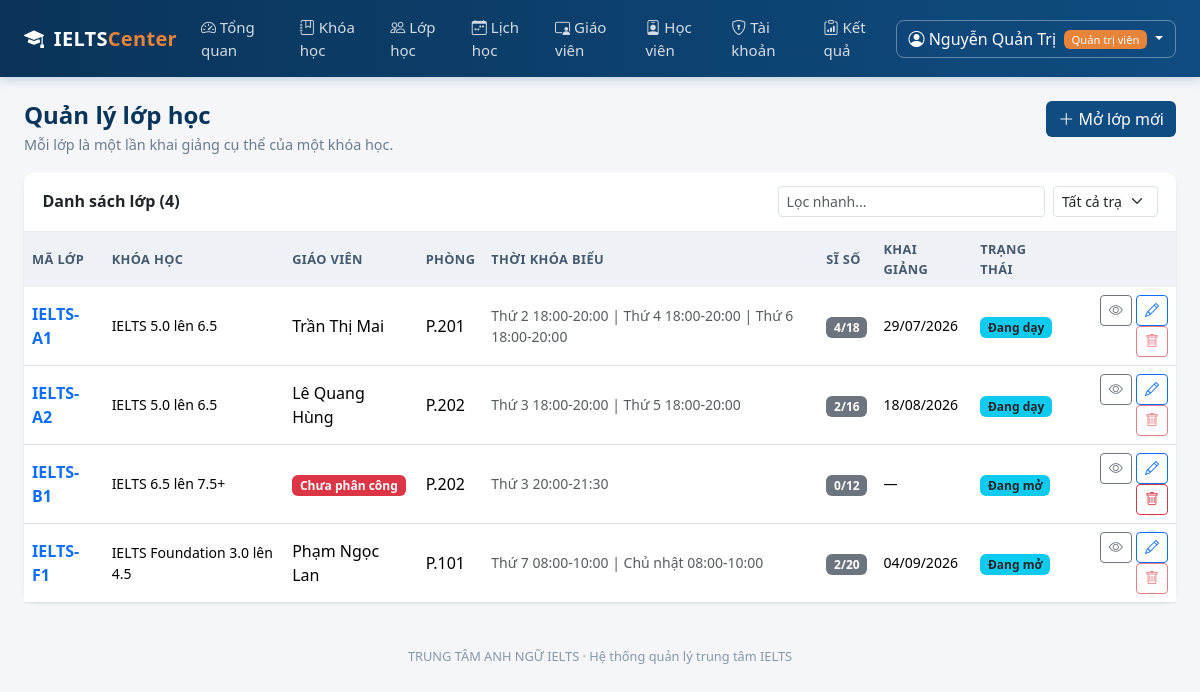
Page /quan-tri/lop-hoc (signed in) on the committed database.
### models.py (models this page shows, shortened)
class User(UserMixin, db.Model):
    __tablename__ = "users"
    id = db.Column(db.Integer, primary_key=True)
    username = db.Column(db.String(50), unique=True, nullable=False, index=True)
    password_hash = db.Column(db.String(255), nullable=False)
    role = db.Column(db.String(20), nullable=False, default=ROLE_STUDENT)
    full_name = db.Column(db.String(120), nullable=False)
    email = db.Column(db.String(120))
    phone = db.Column(db.String(20))
    is_locked = db.Column(db.Boolean, default=False, nullable=False)
    failed_logins = db.Column(db.Integer, default=0, nullable=False)
    created_at = db.Column(db.DateTime, default=datetime.now)
    teacher = db.relationship(
        "TeacherProfile", back_populates="user", uselist=False, cascade="all, delete-orphan"
    )
    student = db.relationship(
        "StudentProfile", back_populates="user", uselist=False, cascade="all, delete-orphan"
    )
    @property
    def role_label(self):
        return ROLE_LABELS.get(self.role, self.role)
    @property
    def is_admin(self):
        return self.role == ROLE_ADMIN

class ClassRoom(db.Model):
    __tablename__ = "classes"
    id = db.Column(db.Integer, primary_key=True)
    code = db.Column(db.String(20), unique=True, nullable=False)
    course_id = db.Column(db.Integer, db.ForeignKey("courses.id"), nullable=False)
    teacher_id = db.Column(db.Integer, db.ForeignKey("teacher_profiles.id"))
    room = db.Column(db.String(30))
    start_date = db.Column(db.Date)
    max_size = db.Column(db.Integer, default=20, nullable=False)
    status = db.Column(db.String(20), default="open", nullable=False)
    course = db.relationship("Course", back_populates="classes")
    teacher = db.relationship("TeacherProfile", back_populates="classes")
    schedules = db.relationship(
        "Schedule", back_populates="classroom", cascade="all, delete-orphan"
    )
    enrollments = db.relationship(
        "Enrollment", back_populates="classroom", cascade="all, delete-orphan"
    )
    @property
    def status_label(self):
        return CLASS_STATUS.get(self.status, self.status)
    @property
    def current_size(self):
        return len([e for e in self.enrollments if e.status in ("studying", "reserved")])
    @property
    def has_score_history(self):
        return any(enrollment.scores for enrollment in self.enrollments)
    @property
    def is_full(self):
        return self.current_size >= self.max_size
    @property
    def schedule_display(self):
        if not self.schedules:
            return "Chưa xếp lịch"
        return " | ".join(
            f"{WEEKDAYS[s.weekday]} {s.start_time}-{s.end_time}" for s in self.schedules
        )

class Course(db.Model):
    __tablename__ = "courses"
    id = db.Column(db.Integer, primary_key=True)
    code = db.Column(db.String(20), unique=True, nullable=False)
    name = db.Column(db.String(150), nullable=False)
    entry_band = db.Column(db.Float, nullable=False)
    target_band = db.Column(db.Float, nullable=False)
    sessions = db.Column(db.Integer, nullable=False, default=36)
    tuition = db.Column(db.Integer, nullable=False, default=0)   # hoc phi (VND)
    is_open = db.Column(db.Boolean, default=True, nullable=False)
    description = db.Column(db.Text)
    classes = db.relationship("ClassRoom", back_populates="course")

class Schedule(db.Model):
    __tablename__ = "schedules"
    id = db.Column(db.Integer, primary_key=True)
    class_id = db.Column(db.Integer, db.ForeignKey("classes.id"), nullable=False)
    weekday = db.Column(db.Integer, nullable=False)      # 0 = Thu 2
    start_time = db.Column(db.String(5), nullable=False)  # 'HH:MM'
    end_time = db.Column(db.String(5), nullable=False)
    classroom = db.relationship("ClassRoom", back_populates="schedules")

class Enrollment(db.Model):
    __tablename__ = "enrollments"
    __table_args__ = (db.UniqueConstraint("student_id", "class_id", name="uq_student_class"),)
    id = db.Column(db.Integer, primary_key=True)
    student_id = db.Column(db.Integer, db.ForeignKey("student_profiles.id"), nullable=False)
    class_id = db.Column(db.Integer, db.ForeignKey("classes.id"), nullable=False)
    enrolled_at = db.Column(db.DateTime, default=datetime.now)
    status = db.Column(db.String(20), default="studying", nullable=False)
    student = db.relationship("StudentProfile", back_populates="enrollments")
    classroom = db.relationship("ClassRoom", back_populates="enrollments")
    scores = db.relationship(
        "ScoreRecord", back_populates="enrollment", cascade="all, delete-orphan"
    )

### blueprints/admin.py (the view)
@admin_bp.route("/lop-hoc")
def classes():
    status = request.args.get("status", "")
    query = ClassRoom.query
    if status:
        query = query.filter_by(status=status)
    return render_template(
        "admin/classes.html",
        classes=query.order_by(ClassRoom.code).all(),
        status=status,
        class_status=CLASS_STATUS,
    )

### blueprints/admin.py (called while the page is built)
@admin_bp.before_request
@admin_required
def _guard():
    return None

### models.py (called while the page is built)
@login_manager.user_loader
def load_user(user_id):
    return db.session.get(User, int(user_id))

    @property
    def full_name(self):
        return self.user.full_name

### utils.py (called while the page is built)
def role_required(*roles):
    def decorator(view):
        @wraps(view)
        def wrapper(*args, **kwargs):
            if not current_user.is_authenticated:
                flash("Vui lòng đăng nhập để tiếp tục.", "warning")
                return redirect(url_for("auth.login"))
            if current_user.role not in roles:
                abort(403)
            return view(*args, **kwargs)
        return wrapper
    return decorator

### templates/admin/classes.html (shortened to what this page needs)
{% extends "base.html" %}
{% block content %}
<div class="d-flex justify-content-between align-items-start mb-3 flex-wrap gap-2">
  <div>
    <h4 class="page-title">Quản lý lớp học</h4>
    <p class="page-sub mb-0">Mỗi lớp là một lần khai giảng cụ thể của một khóa học.</p>
  </div>
  <a href="{{ url_for('admin.class_form') }}" class="btn btn-primary" style="background:var(--brand);border:none">
    <i class="bi bi-plus-lg"></i> Mở lớp mới
  </a>
</div>
<div class="card">
  <div class="card-header d-flex justify-content-between align-items-center flex-wrap gap-2">
    <span>Danh sách lớp ({{ classes|length }})</span>
    <div class="d-flex gap-2">
      <input class="form-control form-control-sm" placeholder="Lọc nhanh..." data-filter-target="#class-table">
      <form method="get">
        <select name="status" class="form-select form-select-sm" onchange="this.form.submit()">
          <option value="">Tất cả trạng thái</option>
        </select>
      </form>
    </div>
  </div>
  <div class="table-responsive">
    <table class="table table-hover mb-0" id="class-table">
      <thead>
        <tr><th>Mã lớp</th><th>Khóa học</th><th>Giáo viên</th><th>Phòng</th>
            <th>Thời khóa biểu</th><th>Sĩ số</th><th>Khai giảng</th><th>Trạng thái</th><th></th></tr>
      </thead>
      <tbody>
      {% for c in classes %}
        <tr>
          <td class="fw-semibold">
            <a href="{{ url_for('admin.class_detail', class_id=c.id) }}" class="text-decoration-none">{{ c.code }}</a>
          </td>
          <td class="small">{{ c.course.name }}</td>
          <td>
            {% if c.teacher %}{{ c.teacher.full_name }}
            {% else %}<span class="badge bg-danger">Chưa phân công</span>{% endif %}
          </td>
          <td>{{ c.room or '—' }}</td>
          <td class="small text-muted">{{ c.schedule_display }}</td>
          <td>
            <span class="badge bg-{{ 'danger' if c.is_full else 'secondary' }}">{{ c.current_size }}/{{ c.max_size }}</span>
          </td>
          <td class="small">{{ c.start_date | date_vn }}</td>
          <td><span class="badge bg-info text-dark">{{ c.status_label }}</span></td>
          <td class="text-end">
            <a href="{{ url_for('admin.class_detail', class_id=c.id) }}" class="btn btn-sm btn-outline-secondary"><i class="bi bi-eye"></i></a>
            <a href="{{ url_for('admin.class_form', class_id=c.id) }}" class="btn btn-sm btn-outline-primary"><i class="bi bi-pencil"></i></a>
            <form method="post" action="{{ url_for('admin.class_delete', class_id=c.id) }}" class="d-inline"
                  data-confirm="Bạn có chắc chắn muốn xóa lớp {{ c.code }}? Thao tác này không thể hoàn tác."
                  onsubmit="return confirm(this.dataset.confirm)">
              <button type="submit" class="btn btn-sm btn-outline-danger"
                      aria-label="Xóa lớp {{ c.code }}"
                      title="{{ 'Không thể xóa lớp đang có học viên học hoặc bảo lưu.' if c.current_size else ('Không thể xóa lớp đã có lịch sử điểm.' if c.has_score_history else 'Xóa lớp') }}"
                      {% if c.current_size or c.has_score_history %}disabled{% endif %}>
                <i class="bi bi-trash"></i>
              </button>
            </form>
          </td>
        </tr>
      {% else %}
        <tr><td colspan="9" class="text-center text-muted py-4">Chưa có lớp học nào.</td></tr>
      {% endfor %}
      </tbody>
    </table>
  </div>
</div>
{% endblock %}

### templates/base.html (shortened to what this page needs)
<!DOCTYPE html>
<html lang="vi">
<head>
  <link href="{{ url_for('static', filename='vendor/bootstrap/bootstrap.min.css') }}" rel="stylesheet">
  <link href="{{ url_for('static', filename='vendor/bootstrap-icons/bootstrap-icons.min.css') }}" rel="stylesheet">
  <link rel="stylesheet" href="{{ url_for('static', filename='css/style.css') }}">
</head>
<body class="{% if not current_user.is_authenticated %}page-auth{% endif %}">
{% if current_user.is_authenticated %}
<nav class="navbar navbar-expand-lg app-navbar sticky-top">
  <div class="container-fluid px-4">
    <a class="navbar-brand" href="{{ url_for('auth.index') }}">
      <i class="bi bi-mortarboard-fill me-1"></i> IELTS<span class="brand-light">Center</span>
    </a>
    <div class="collapse navbar-collapse" id="mainNav">
      <ul class="navbar-nav me-auto">
        {% if current_user.is_admin %}
          <li class="nav-item"><a class="nav-link" href="{{ url_for('admin.dashboard') }}"><i class="bi bi-speedometer2"></i> Tổng quan</a></li>
          <li class="nav-item"><a class="nav-link" href="{{ url_for('admin.courses') }}"><i class="bi bi-journal-bookmark"></i> Khóa học</a></li>
          <li class="nav-item"><a class="nav-link" href="{{ url_for('admin.classes') }}"><i class="bi bi-people"></i> Lớp học</a></li>
          <li class="nav-item"><a class="nav-link" href="{{ url_for('admin.schedule_management') }}"><i class="bi bi-calendar-week"></i> Lịch học</a></li>
          <li class="nav-item"><a class="nav-link" href="{{ url_for('admin.teachers') }}"><i class="bi bi-person-video3"></i> Giáo viên</a></li>
          <li class="nav-item"><a class="nav-link" href="{{ url_for('admin.students') }}"><i class="bi bi-person-badge"></i> Học viên</a></li>
          <li class="nav-item"><a class="nav-link" href="{{ url_for('admin.accounts') }}"><i class="bi bi-shield-lock"></i> Tài khoản</a></li>
          <li class="nav-item"><a class="nav-link" href="{{ url_for('admin.scores') }}"><i class="bi bi-clipboard-data"></i> Kết quả</a></li>
        {% elif current_user.is_teacher %}
          <li class="nav-item"><a class="nav-link" href="{{ url_for('teacher.dashboard') }}"><i class="bi bi-speedometer2"></i> Lớp giảng dạy</a></li>
          <li class="nav-item"><a class="nav-link" href="{{ url_for('teacher.schedule') }}"><i class="bi bi-calendar-week"></i> Lịch dạy</a></li>
        {% endif %}
      </ul>
      <div class="dropdown">
        <a class="btn btn-user dropdown-toggle" href="#" data-bs-toggle="dropdown">
          <i class="bi bi-person-circle"></i>
          {{ current_user.full_name }}
          <span class="badge role-badge ms-1">{{ current_user.role_label }}</span>
        </a>
      </div>
    </div>
  </div>
</nav>
{% endif %}
<main class="{% if current_user.is_authenticated %}container-fluid px-4 py-4{% else %}auth-wrapper{% endif %}">
  {% block content %}{% endblock %}
</main>
{% if current_user.is_authenticated %}
<footer class="app-footer">
  {{ CENTER_NAME }} · Hệ thống quản lý trung tâm IELTS
</footer>
{% endif %}
</body>
</html>

### static/css/style.css (style rules this page uses)
:root { --brand: #0f4c81; --brand-dark: #0a3459; --brand-light: #4a90c2; --accent: #e8833a; --surface: #f4f6f9; }
body { background: var(--surface); font-family: "Segoe UI", Roboto, "Helvetica Neue", Arial, sans-serif; color: #23303d; min-height: 100vh; }
.app-navbar { background: linear-gradient(90deg, var(--brand-dark), var(--brand)); box-shadow: 0 2px 10px rgba(15, 76, 129, .25); }
.app-navbar .navbar-brand { color: #fff; font-weight: 700; letter-spacing: .3px; }
.app-navbar .brand-light { color: var(--accent); }
.app-navbar .nav-link { color: rgba(255, 255, 255, .82); font-size: .94rem; padding: .5rem .85rem; border-radius: 6px; }
.btn-user { color: #fff; border: 1px solid rgba(255,255,255,.35); border-radius: 8px; }
.role-badge { background: var(--accent); font-weight: 500; font-size: .7rem; }
.card { border: none; border-radius: 12px; box-shadow: 0 1px 3px rgba(16, 40, 66, .09); }
.card-header { background: #fff; border-bottom: 1px solid #e7ecf2; font-weight: 600; border-radius: 12px 12px 0 0 !important; padding: .9rem 1.15rem; }
.page-title { font-weight: 700; color: var(--brand-dark); margin-bottom: .25rem; }
.page-sub { color: #6b7c8f; font-size: .9rem; }
.table thead th { background: #eef2f7; color: #46586c; font-size: .8rem; text-transform: uppercase; letter-spacing: .4px; border-bottom: none; }
.table td, .table th { vertical-align: middle; }
.app-footer { text-align: center; color: #8797a8; font-size: .8rem; padding: 1.25rem 0 2rem; }

### rows in the picture
User: full_name "Nguyễn Quản Trị", role_label "Quản trị viên"
ClassRoom: code "IELTS-A1", course.name "IELTS 5.0 lên 6.5", teacher.full_name "Trần Thị Mai", room "P.201", schedule_display "Thứ 2 18:00-20:00 | Thứ 4 18:00-20:00 | Thứ 6 18:00-20:00", current_size "4", max_size "18", start_date "29/07/2026", status_label "Đang dạy"
ClassRoom: code "IELTS-A2", course.name "IELTS 5.0 lên 6.5", teacher.full_name "Lê Quang Hùng", room "P.202", schedule_display "Thứ 3 18:00-20:00 | Thứ 5 18:00-20:00", current_size "2", max_size "16", start_date "18/08/2026", status_label "Đang dạy"
ClassRoom: code "IELTS-B1", course.name "IELTS 6.5 lên 7.5+", shows "Chưa phân công", room "P.202", schedule_display "Thứ 3 20:00-21:30", current_size "0", max_size "12", start_date "—", status_label "Đang mở"
ClassRoom: code "IELTS-F1", course.name "IELTS Foundation 3.0 lên 4.5", teacher.full_name "Phạm Ngọc Lan", room "P.101", schedule_display "Thứ 7 08:00-10:00 | Chủ nhật 08:00-10:00", current_size "2", max_size "20", start_date "04/09/2026", status_label "Đang mở"

### other values in the picture
{{ classes|length }} "4"
{{ CENTER_NAME }} "TRUNG TÂM ANH NGỮ IELTS"
